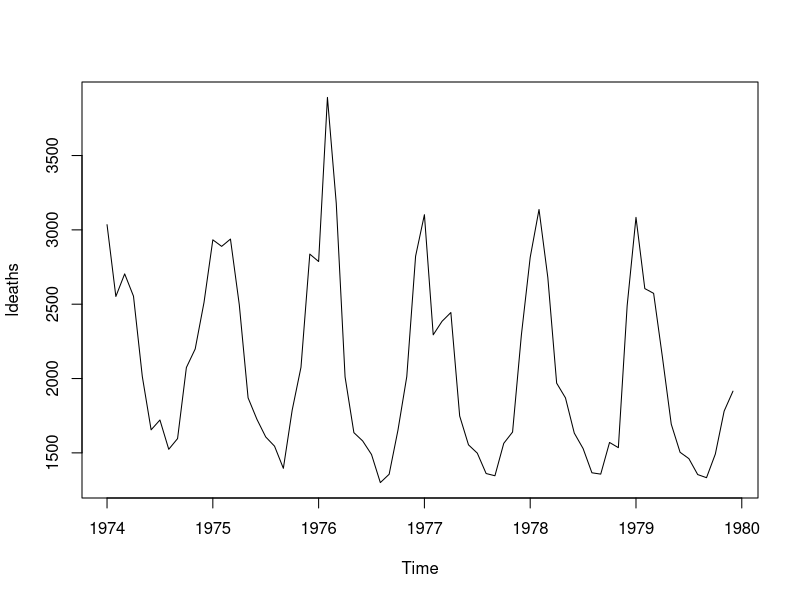
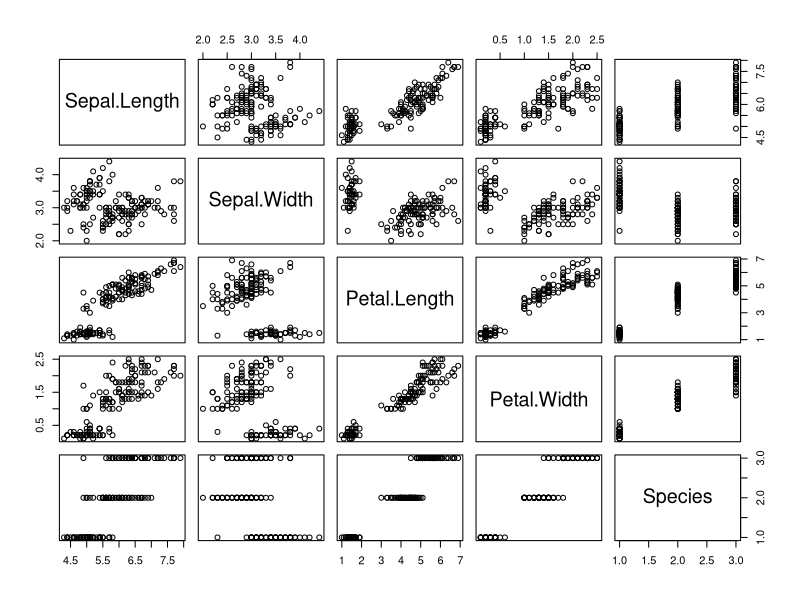
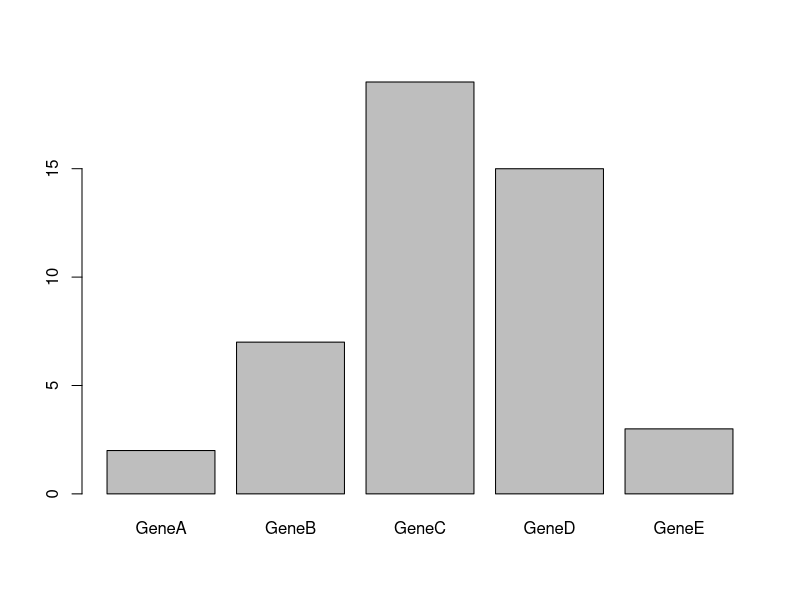
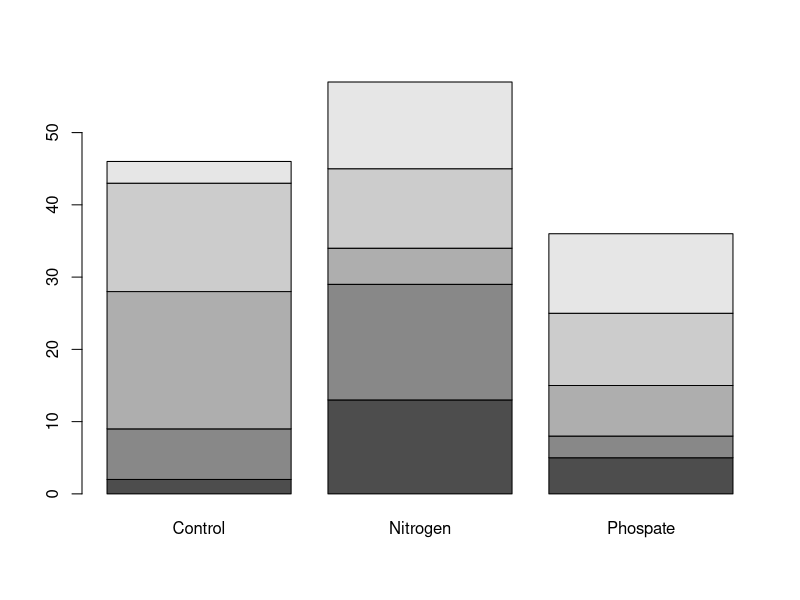
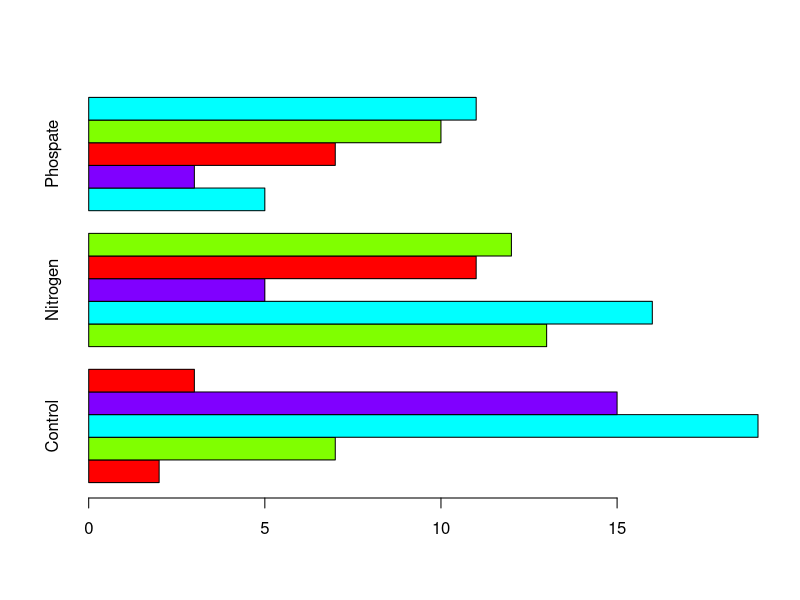
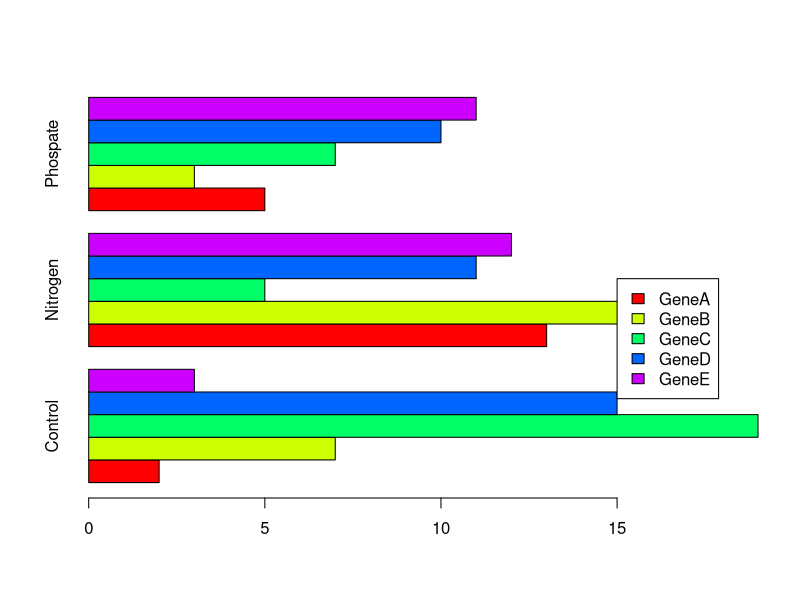
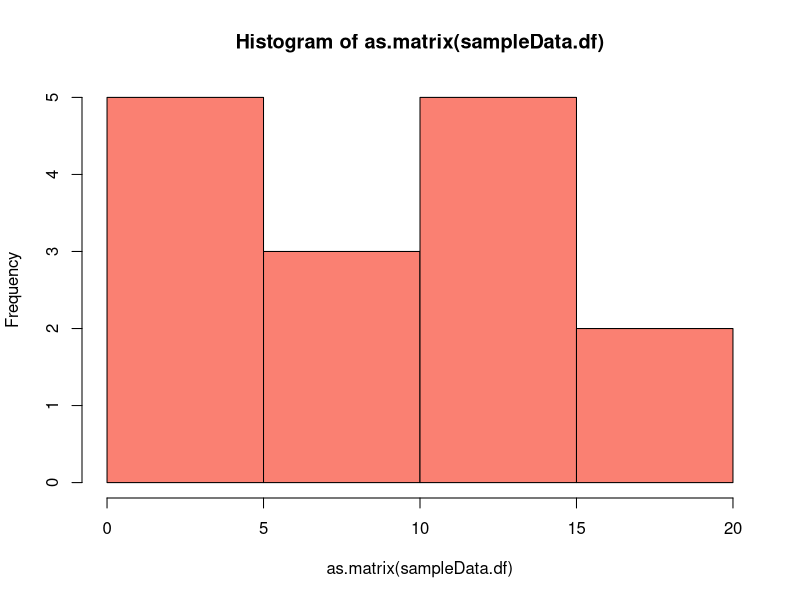
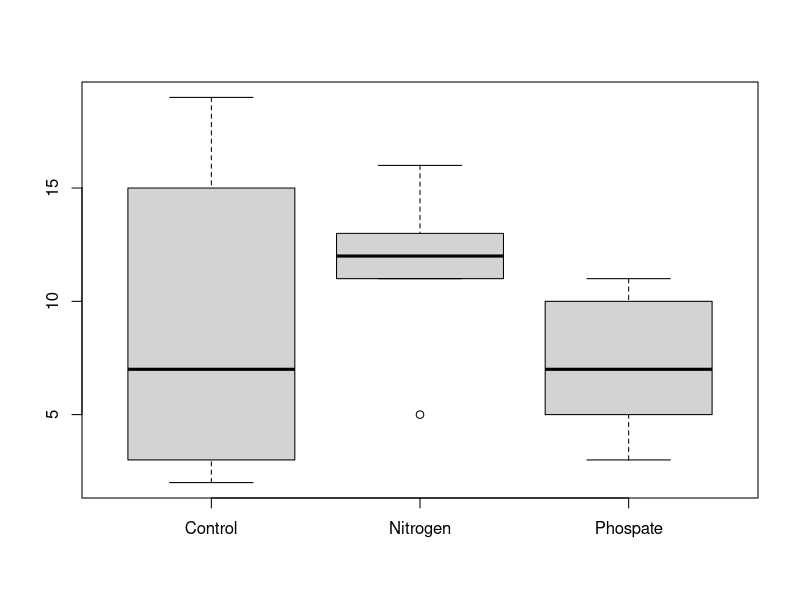

Reproduce these figures in R, in order.
## ---- chunk 1
knitr::opts_chunk$set(echo = TRUE)
## ---- chunk 2
#open a new window
#windows() #on a pc
quartz() #on a mac

#current device
dev.cur()

## ---- chunk 3
#start pdf device
pdf("mycoolplot.pdf")

# make a plot
seq.vec = seq(-4,4,length=100)
plot(x=seq.vec,y=dnorm(seq.vec),type="l",
     xlab = "z-score", ylab="density", 
     main="Standard normal distribution")

#list of devices
dev.list()
dev.cur()
## ---- chunk 4
#select a device
dev.set(3)

#end a device or close a file
dev.off()
dev.cur()

dev.off()
dev.cur()
## ---- chunk 5
plot(ldeaths)
## ---- chunk 6
head(iris)
plot(iris)
## ---- chunk 7
sampleData.df = data.frame(Control=sample(20,5),
                           Nitrogen=sample(20,5),
                           Phospate=sample(20,5))
rownames(sampleData.df)=c("GeneA","GeneB","GeneC", "GeneD", "GeneE")

# genes in one condition
barplot(sampleData.df$Control, names.arg=row.names(sampleData.df))

# matrix with stacked bars
barplot(height = as.matrix(sampleData.df))
#barplot(height = sampleData.df) # this does not work!

# side-by-side bars in the rainbow palette, horizontal orientation
barplot(as.matrix(sampleData.df), beside = T, horiz = TRUE, col = rainbow(4))
## ---- chunk 8
barplot(as.matrix(sampleData.df), beside = T, horiz = TRUE, col = rainbow(5))
legend(15, 10, legend = rownames(sampleData.df), fill = rainbow(5))
## ---- chunk 9
hist(as.matrix(sampleData.df), col="salmon")


## ---- chunk 10
boxplot(sampleData.df)
## ---- chunk 11
head(iris)

par(mfrow=c(2,2))
boxplot(iris$Sepal.Length ~ iris$Species,main="Sepal Length",xlab="Species",ylab="cm")
boxplot(iris$Sepal.Width ~ iris$Species,main="Sepal Width",xlab="Species",ylab="cm")
boxplot(iris$Petal.Length ~ iris$Species,main="Petal Length",xlab="Species",ylab="cm")
boxplot(iris$Petal.Length ~ iris$Species,main="Petal Width",xlab="Species",ylab="cm")

# reset display to one graph only
par(morow=c(1,1))
## ---- chunk 12
pie(sampleData.df[,"Control"], labels = rownames(sampleData.df))
## ---- chunk 13
plot(x=iris$Petal.Length, y=iris$Petal.Width)

plot(x=iris$Petal.Length, y=iris$Petal.Width, col="blue", pch=16)

## ---- chunk 14
par(mfrow = c(2,2))
plot(ldeaths, type="p")
plot(ldeaths, type="l")
plot(ldeaths, type="h")
plot(ldeaths, type="s")

## ---- chunk 15
head(colors())
tail(colors())
## ---- chunk 16
#install.packages("RColorBrewer")
library(RColorBrewer)
#display.brewer.all()

data(iris)
par(mfrow=c(2,2))
boxplot(iris$Sepal.Length~iris$Species,col="lightblue")
boxplot(iris$Sepal.Length~iris$Species,col=heat.colors(3))
boxplot(iris$Sepal.Length~iris$Species,col=topo.colors(3))
boxplot(iris$Sepal.Length~iris$Species,col=brewer.pal(n=3,name="Accent"))
## ---- chunk 17
sys = c(124,118,130,127,103,141,114)
dia = c(75,80,95,77,68,105,84)
plot(dia, sys,
     xlab="diastolic", ylab="systolic",
     xlim=c(60,110), ylim=c(90,150),
     pch=16, col="red", cex=1.3
     )

text(dia, sys,
     labels=c("A","B","C","D","E","F","G"),
     pos=2)

title(main="Arterial pressure measurements")
axis(side=1, col="lightgray", tck=1, lty="dotted")
axis(side=2, col="darkgray", tck=1, lty="dotted")
abline(lm(sys~dia)) # adds the best-fit linear regression line
